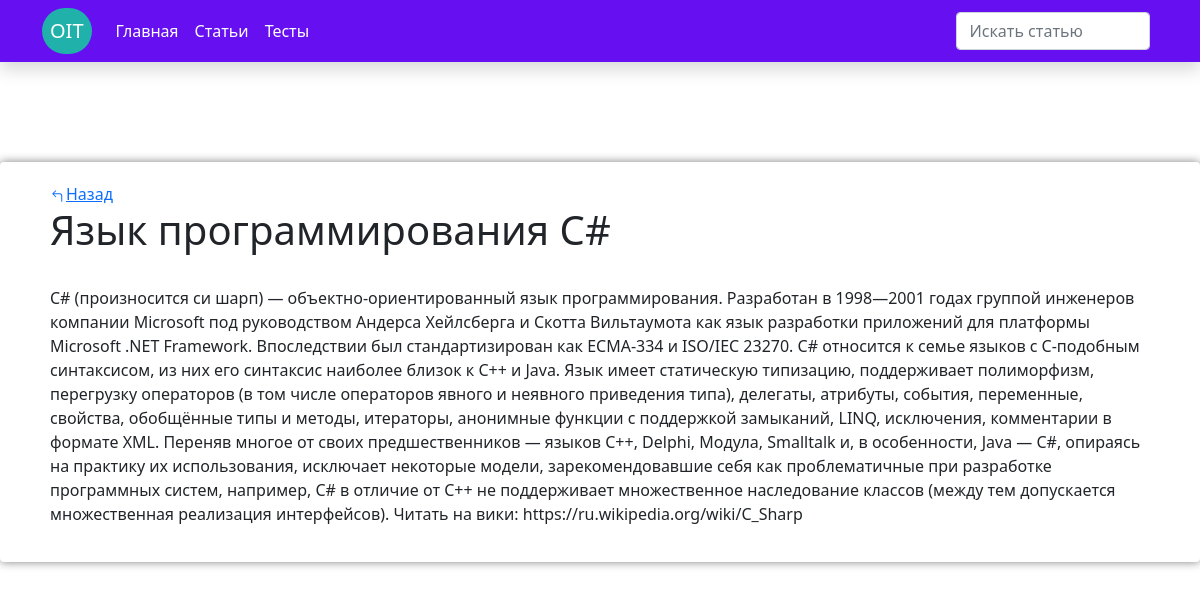
The page /articles/post/4 on the database its author committed.
### articles/models.py (models this page shows, shortened)
class Article(models.Model):
    article_title = models.CharField('Название статьи',max_length=128)
    article_text = models.TextField("Текст статьи")

### articles/views.py (the view)
# urls.py: path('post/<int:article_id>', views.detail, name='detail')
def detail(request, article_id):
    a = Article.objects.get(id = article_id)
    return render(request,'articles/detail.html', context={'article': a})

### articles/templates/articles/detail.html (shortened to what this page needs)
{%extends 'main/base.html'%}
{%block content%}
<a href="/articles/">Назад</a>
<h1>{{article.article_title}}</h1>
<br>
<p>{{article.article_text}}</p>
{%endblock%}

### rows shown on the page
Article: article_title "Язык программирования C#", article_text "C# (произносится си шарп) — объектно-ориентированный язык программирования. Разработан в 1998—2001 годах группой инженеров компании Microsoft под руководством Андерса Хейлсберга и Скотта Вильтаумота как язык разработки приложений для платформы Microsoft .NET Framework. Впоследствии был стандартизирован как ECMA-334 и ISO/IEC 23270. C# относится к семье языков с C-подобным синтаксисом, из них его синтаксис наиболее близок к C++ и Java. Язык имеет статическую типизацию, поддерживает полиморфизм, перегрузку операторов (в том числе операторов явного и неявного приведения типа), делегаты, атрибуты, события, переменные, свойства, обобщённые типы и методы, итераторы, анонимные функции с поддержкой…"
